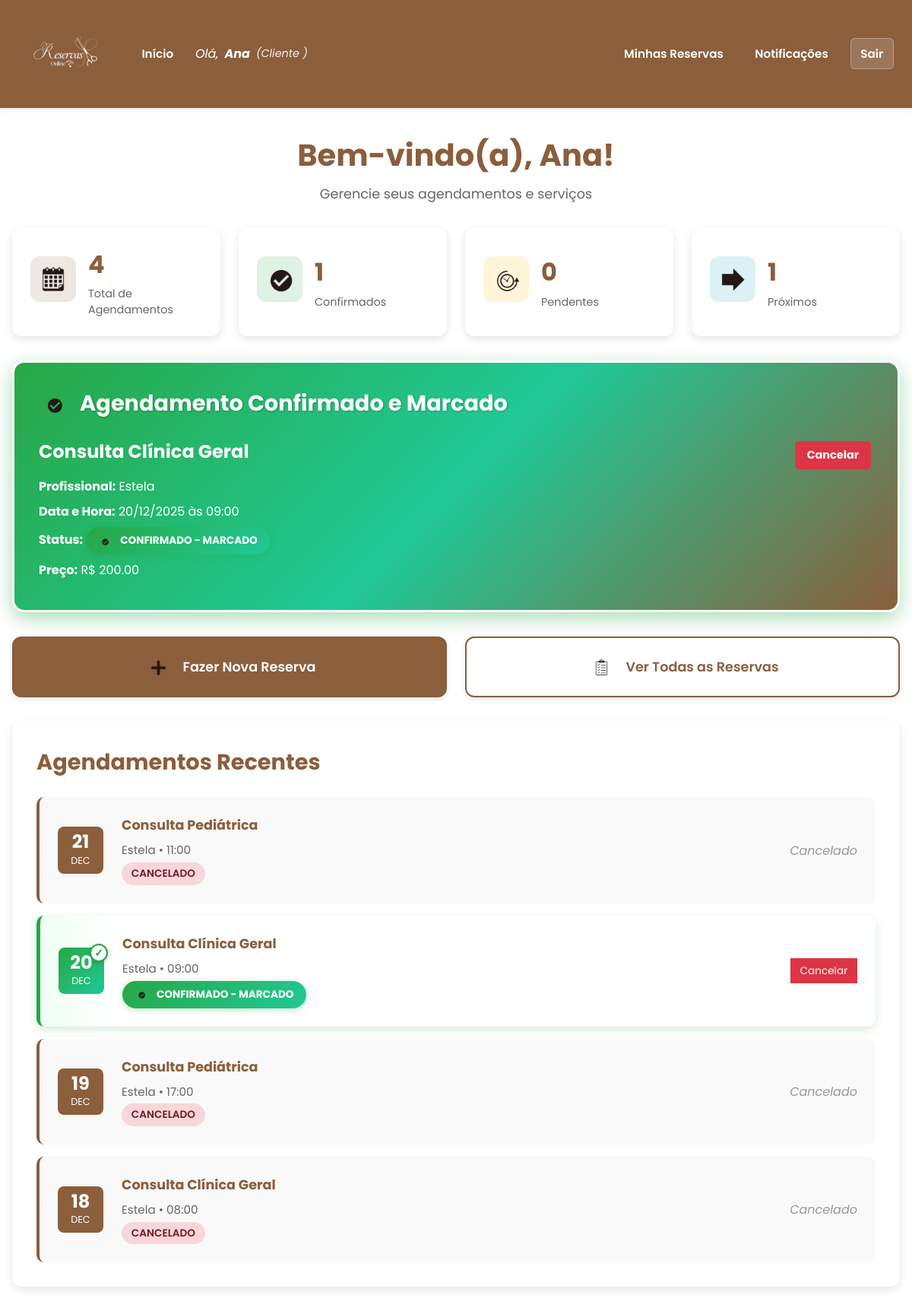
The page /dashboard_cliente (signed in) on the database its author committed.
### models.py (models this page shows)
class User(db.Model):
    __tablename__ = 'tb_usuarios'
    id = db.Column('usu_id', db.Integer, primary_key=True)
    nome = db.Column('usu_nome', db.String(200), nullable=False)
    email = db.Column('usu_email', db.String(200), unique=True, nullable=False)
    senha_hash = db.Column('usu_senha', db.String(200), nullable=False)
    perfil = db.Column(
        'usu_tipo',
        db.Enum('cliente', 'profissional', 'admin', name='perfil_enum'),
        nullable=False,
        default='cliente'
    )
    is_ativo = db.Column('usu_ativo', db.Boolean, nullable=False, default=True)
    cliente = db.relationship(
        'Cliente',
        uselist=False,
        back_populates='user',
        cascade='all, delete-orphan'
    )
    profissional = db.relationship(
        'Profissional',
        uselist=False,
        back_populates='user',
        cascade='all, delete-orphan'
    )
    administrador = db.relationship(
        'Administrador',
        uselist=False,
        back_populates='user',
        cascade='all, delete-orphan'
    )
    notificacoes = db.relationship(
        'Notificacao',
        back_populates='user',
        cascade='all, delete-orphan'
    )

class Servico(db.Model):
    __tablename__ = 'tb_servicos'
    id = db.Column('ser_id', db.Integer, primary_key=True)
    nome = db.Column('ser_nome', db.String(200), nullable=False)
    duracao_min = db.Column('ser_duracao', db.Integer, nullable=False, default=30)
    preco = db.Column('ser_preco', db.Float, nullable=True)
    profissional_id = db.Column(
        'ser_pro_id',
        db.Integer,
        db.ForeignKey('tb_profissionais.pro_id')
    )
    profissional = db.relationship('Profissional', back_populates='servicos')

class Agendamento(db.Model):
    __tablename__ = 'tb_agendamentos'
    id = db.Column('age_id', db.Integer, primary_key=True)
    cliente_id = db.Column(
        'age_cli_id',
        db.Integer,
        db.ForeignKey('tb_clientes.cli_id')
    )
    profissional_id = db.Column(
        'age_pro_id',
        db.Integer,
        db.ForeignKey('tb_profissionais.pro_id')
    )
    servico_id = db.Column(
        'age_ser_id',
        db.Integer,
        db.ForeignKey('tb_servicos.ser_id')
    )
    data_hora = db.Column('age_data_hora', db.DateTime, nullable=False)
    status = db.Column(
        'age_status',
        db.Enum('pendente', 'confirmado', 'cancelado', name='status_enum'),
        default='pendente',
        nullable=False
    )
    criado_em = db.Column('age_criacao', db.DateTime, default=datetime.utcnow)
    cliente = db.relationship('Cliente', back_populates='agendamentos')
    profissional = db.relationship('Profissional', back_populates='agendamentos')
    servico = db.relationship('Servico')

### app.py (the view)
@app.route('/dashboard_cliente')
@exige_login
def dashboard_cliente():
    u = current_user()
    if u.perfil != 'cliente':
        return redirect(url_for('index'))
    agora = datetime.now()
    agendamentos = Agendamento.query.filter_by(cliente_id=u.cliente.id).order_by(Agendamento.data_hora.desc()).all()
    proximos = [a for a in agendamentos if a.data_hora > agora and a.status != 'cancelado']
    pendentes = [a for a in agendamentos if a.status == 'pendente']
    confirmados = [a for a in agendamentos if a.status == 'confirmado']
    proximo_agendamento = proximos[0] if proximos else None
    for ag in agendamentos:
        ag.pode_cancelar = (ag.data_hora > agora and ag.status != 'cancelado')
    servicos = Servico.query.all()
    return render_template(
        'dashboard_cliente.html',
        user=u,
        servicos=servicos,
        agendamentos=agendamentos,
        proximo_agendamento=proximo_agendamento,
        total_agendamentos=len(agendamentos),
        proximos=len(proximos),
        pendentes=len(pendentes),
        confirmados=len(confirmados),
        agora=agora
    )

### app.py (called while the page is built)
def current_user():
    uid = session.get('user_id')
    if not uid:
        return None
    return User.query.get(uid)

def exige_login(func):
    from functools import wraps
    @wraps(func)
    def wrapper(*args, **kwargs):
        if not current_user():
            return redirect(url_for('index'))
        return func(*args, **kwargs)
    return wrapper

### templates/dashboard_cliente.html (shortened to what this page needs)
{% extends "base.html" %}
{% block content %}
  <link rel="stylesheet" href="{{ url_for('static', filename='css/dashboard.css') }}">
  <div class="container dashboard-container">
    <div class="dashboard-header">
      <h1>Bem-vindo(a), {{ user.nome }}!</h1>
      <p class="dashboard-subtitle">Gerencie seus agendamentos e serviços</p>
    </div>
    <div class="stats-grid">
      <div class="stat-card stat-primary">
        <div class="stat-icon">
          <img src="{{ url_for('static', filename='imgs/agendamentos.png') }}" class="emoji-img">
        </div>
        <div class="stat-content">
          <h3>{{ total_agendamentos }}</h3>
          <p>Total de Agendamentos</p>
        </div>
      </div>
      <div class="stat-card stat-success">
        <div class="stat-icon">
          <img src="{{ url_for('static', filename='imgs/confirmados.png') }}" class="emoji-img">
        </div>
        <div class="stat-content">
          <h3>{{ confirmados }}</h3>
          <p>Confirmados</p>
        </div>
      </div>
      <div class="stat-card stat-warning">
        <div class="stat-icon">
          <img src="{{ url_for('static', filename='imgs/pendentes.png') }}" class="emoji-img">
        </div>
        <div class="stat-content">
          <h3>{{ pendentes }}</h3>
          <p>Pendentes</p>
        </div>
      </div>
      <div class="stat-card stat-info">
        <div class="stat-icon">
          <img src="{{ url_for('static', filename='imgs/proximos.png') }}" class="emoji-img">
        </div>
        <div class="stat-content">
          <h3>{{ proximos }}</h3>
          <p>Próximos</p>
        </div>
      </div>
    </div>
    {% if proximo_agendamento %}
    <div class="next-appointment-card {% if proximo_agendamento.status == 'confirmado' %}appointment-confirmed-card{% endif %}">
      <h2>
        {% if proximo_agendamento.status == 'confirmado' %}
          <img src="{{ url_for('static', filename='imgs/confirmados.png') }}" class="emoji-img-title">
          Agendamento Confirmado e Marcado
        {% else %}
          <img src="{{ url_for('static', filename='imgs/proximos.png') }}" class="emoji-img-title">
          Próximo Agendamento
        {% endif %}
      </h2>
      <div class="appointment-details">
        <div class="appointment-info">
          <h3>{{ proximo_agendamento.servico.nome }}</h3>
          <p><strong>Profissional:</strong> {{ proximo_agendamento.profissional.user.nome }}</p>
          <p><strong>Data e Hora:</strong> {{ proximo_agendamento.data_hora.strftime('%d/%m/%Y às %H:%M') }}</p>
          <p><strong>Status:</strong>
            {% if proximo_agendamento.status == 'confirmado' %}
              <span class="status-badge status-confirmado status-marcado">
                <img src="{{ url_for('static', filename='imgs/confirmados.png') }}" class="emoji-inline">
                {{ proximo_agendamento.status|capitalize }} - Marcado
              </span>
            {% else %}
              <span class="status-badge status-{{ proximo_agendamento.status }}">
                {{ proximo_agendamento.status|capitalize }}
              </span>
            {% endif %}
          </p>
          {% if proximo_agendamento.servico.preco %}
          <p><strong>Preço:</strong> R$ {{ "%.2f"|format(proximo_agendamento.servico.preco) }}</p>
          {% endif %}
        </div>
        <div class="appointment-actions">
          {% if proximo_agendamento.status != 'cancelado' %}
            <a href="{{ url_for('cancelar_agendamento', ag_id=proximo_agendamento.id) }}"
               class="btn btn-danger"
               onclick="return confirm('Tem certeza que deseja cancelar este agendamento?');">
              Cancelar
            </a>
          {% endif %}
        </div>
      </div>
    </div>
    {% endif %}
    <div class="quick-actions">
      <a href="{{ url_for('reservar') }}" class="action-btn action-primary">
        <span class="action-icon">
          <img src="{{ url_for('static', filename='imgs/adicionar.png') }}" class="emoji-img">
        </span>
        <span class="action-text">Fazer Nova Reserva</span>
      </a>
      <a href="{{ url_for('minhas_reservas') }}" class="action-btn action-secondary">
        <span class="action-icon">
          <img src="{{ url_for('static', filename='imgs/reservas.png') }}" class="emoji-img">
        </span>
        <span class="action-text">Ver Todas as Reservas</span>
      </a>
    </div>
    {% if agendamentos %}
    <div class="recent-appointments">
      <h2>Agendamentos Recentes</h2>
      <div class="appointments-list">
        {% for ag in agendamentos[:5] %}
        <div class="appointment-item {% if ag.status == 'confirmado' %}appointment-confirmed{% endif %}">
          <div class="appointment-date {% if ag.status == 'confirmado' %}date-confirmed{% endif %}">
            <span class="date-day">{{ ag.data_hora.strftime('%d') }}</span>
            <span class="date-month">{{ ag.data_hora.strftime('%b') }}</span>
            {% if ag.status == 'confirmado' %}
            <span class="confirmed-icon">✓</span>
            {% endif %}
          </div>
          <div class="appointment-details-item">
            <h4>{{ ag.servico.nome }}</h4>
            <p>{{ ag.profissional.user.nome }} • {{ ag.data_hora.strftime('%H:%M') }}</p>
            {% if ag.status == 'confirmado' %}
              <span class="status-badge status-confirmado status-marcado">
                <img src="{{ url_for('static', filename='imgs/confirmados.png') }}" class="emoji-inline">
                {{ ag.status|capitalize }} - Marcado
              </span>
            {% else %}
              <span class="status-badge status-{{ ag.status }}">
                {{ ag.status|capitalize }}
              </span>
            {% endif %}
          </div>
          <div class="appointment-actions-item">
            {% if ag.pode_cancelar %}
              <a href="{{ url_for('cancelar_agendamento', ag_id=ag.id) }}"
                 class="btn-small btn-danger"
                 onclick="return confirm('Cancelar este agendamento?');">
                Cancelar
              </a>
            {% elif ag.status == 'cancelado' %}
              <span class="text-muted">Cancelado</span>
            {% elif ag.data_hora <= agora %}
              <span class="text-muted">Agendamento passado</span>
            {% endif %}
          </div>
        </div>
        {% endfor %}
      </div>
    </div>
    {% endif %}
  </div>
{% endblock %}

### templates/base.html (shortened to what this page needs)
<!doctype html>
<html lang="pt-BR">
<head>
    <link rel="stylesheet" href="{{ url_for('static', filename='css/style.css') }}">
</head>
<body>
    <header>
        <div class="nav">
            <div class="nav-logo">
                <a href="{{ url_for('index') }}" class="logo-link">
                    <img src="{{ url_for('static', filename='imgs/Logo 1.png') }}" alt="Logo" class="logo-img">
                </a>
            </div>
            <div class="nav-links">
                <a href="{{ url_for('index') }}">Início</a>
                {% if user %}
                    <span class="user-info">
                        Olá, <strong>{{ user.nome }}</strong>
                        <span class="user-role">({{ user.perfil|capitalize }}
                        )</span>
                    </span>
                    {% if user.perfil == 'cliente' %}
                        <a href="{{ url_for('minhas_reservas') }}">Minhas Reservas</a>
                    {% elif user.perfil == 'profissional' %}
                        <a href="{{ url_for('dashboard_profissional') }}">Meus Agendamentos</a>
                    {% elif user.perfil == 'admin' %}
                        <a href="{{ url_for('dashboard_admin') }}">Painel Geral</a>
                        <a href="{{ url_for('painel_usuarios') }}">Gerenciar Usuários</a>
                    {% endif %}
                    <a href="{{ url_for('notificacoes') }}">Notificações</a>
                    <a href="{{ url_for('logout') }}" class="logout-btn">Sair</a>
                {% endif %}
            </div>
        </div>
    </header>
    <main>
        {% block content %}{% endblock %}
    </main>
</body>
</html>

### static/css/style.css (style rules this page uses)
* { margin: 0; padding: 0; box-sizing: border-box; }
:root { --cor-primaria: #8B5E3C; --cor-secundaria: #F4E1D2; --cor-destaque: #FF6B35; --cor-fundo: #f9f7f6; --cor-texto: #333; --cor-sucesso: #d4edda; --cor-perigo: #f8d7da; --cor-aviso: #fff3cd; --cor-info: #d1ecf1; }
body { font-family: 'Poppins'; color: var(--cor-texto); min-height: 100vh; background-image: url('../imgs/plano_de_fundo.jpg'); background-repeat: no-repeat; background-size: cover; background-position: center; background-attachment: fixed; }
.container { max-width: 1000px; margin: 2rem auto; padding: 1rem; }
.nav { background: var(--cor-primaria); color: #fff; padding: 0.8rem 1.5rem; display: flex; gap: 1.5rem; align-items: center; justify-content: space-between; box-shadow: 0 2px 8px rgba(0,0,0,0.1); }
.nav-logo { display: flex; align-items: center; }
.logo-link { display: flex; align-items: center; text-decoration: none; transition: transform 0.3s ease; outline: none; }
.logo-link, .logo-link:hover, .logo-link:focus, .logo-link:active { background: transparent !important; outline: none; box-shadow: none !important; }
.logo-img { background-color: transparent; max-height: 100px; width: auto; object-fit: contain; filter: brightness(0) invert(1); image-rendering: auto; }
.nav-links { display: flex; gap: 1rem; align-items: center; flex-wrap: wrap; flex: 1; justify-content: flex-end; }
.nav a { color: #fff; text-decoration: none; font-weight: 600; padding: 0.5rem 0.8rem; border-radius: 6px; transition: background 0.3s; font-size: 0.95rem; }
.nav .user-info { margin-right: auto; font-style: italic; display: flex; align-items: center; gap: 0.5rem; flex-wrap: wrap; }
.nav .user-info strong { font-weight: 700; color: #fff; }
.nav .user-role { font-size: 0.9rem; opacity: 0.9; }
.nav .logout-btn { background: rgba(255, 255, 255, 0.15); border: 1px solid rgba(255, 255, 255, 0.3); }
button, .btn { background: var(--cor-primaria); color: #fff; border: none; padding: 0.8rem 1.2rem; border-radius: 8px; font-size: 1rem; font-weight: bold; cursor: pointer; transition: transform 0.2s, background 0.3s; }
.btn { display: inline-block; padding: 0.5rem 1rem; border-radius: 6px; margin: 0.2rem; font-size: 0.9rem; cursor: pointer; transition: 0.2s; }
.btn-danger { background: #dc3545; color: #fff; }
h1, h2, h3 { color: var(--cor-primaria); margin-bottom: 1rem; }
a { text-decoration: none; color: #0066cc; }

### rows shown on the page
User: nome "Ana", perfil "Cliente"
Servico: servico.nome "Consulta Clínica Geral", servico.preco "200.00"
User: profissional.user.nome "Estela"
Agendamento: data_hora "20/12/2025 às 09:00", status "CONFIRMADO", data_hora "20", data_hora "DEC", servico.nome "Consulta Clínica Geral", profissional.user.nome "Estela", data_hora "09:00"
Agendamento: data_hora "21", data_hora "DEC", servico.nome "Consulta Pediátrica", profissional.user.nome "Estela", data_hora "11:00", status "CANCELADO", shows "Cancelado"
Agendamento: data_hora "19", data_hora "DEC", servico.nome "Consulta Pediátrica", profissional.user.nome "Estela", data_hora "17:00", status "CANCELADO", shows "Cancelado"
Agendamento: data_hora "18", data_hora "DEC", servico.nome "Consulta Clínica Geral", profissional.user.nome "Estela", data_hora "08:00", status "CANCELADO", shows "Cancelado"

### other values the page prints
{{ total_agendamentos }} "4"
{{ confirmados }} "1"
{{ pendentes }} "0"
{{ proximos }} "1"
